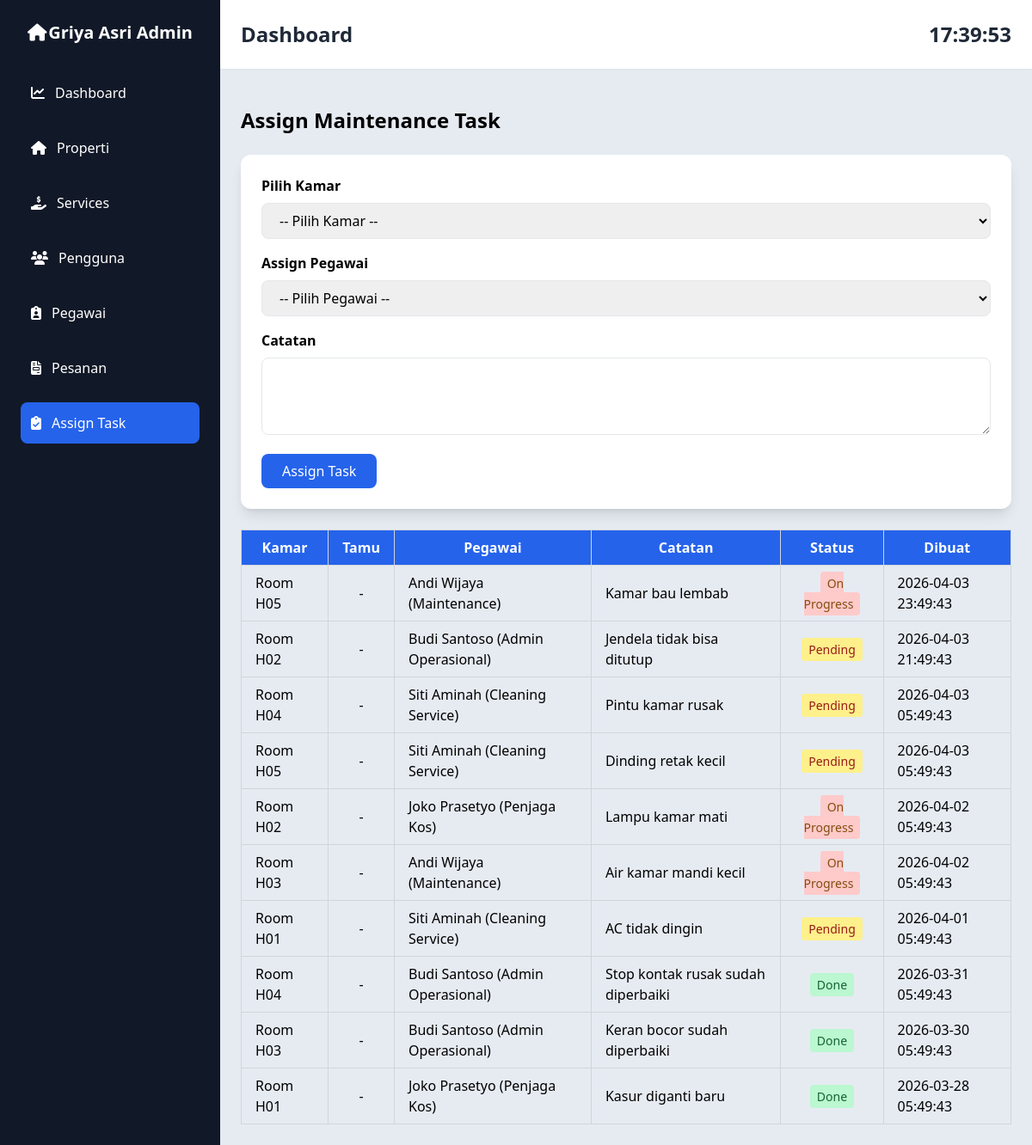
/admin/assign-task.php, run on an earlier commit of the app's database.
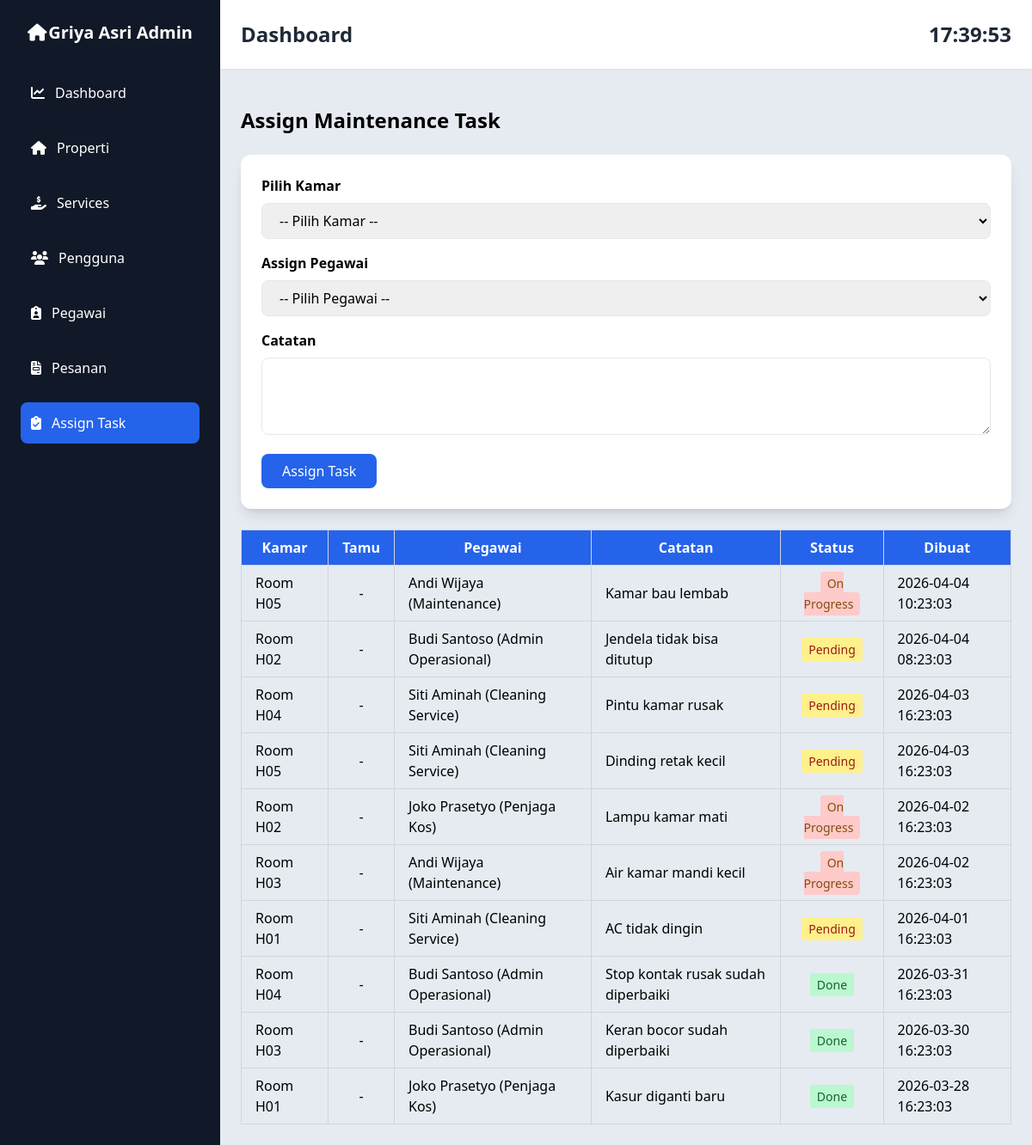
And on a later commit of the database.
### tables this page shows
CREATE TABLE `maintenance_tasks` (
  `id` bigint(20) UNSIGNED NOT NULL,
  `room_id` bigint(20) UNSIGNED NOT NULL,
  `employee_id` bigint(20) UNSIGNED NOT NULL,
  `issue` text DEFAULT NULL,
  `status` enum('pending','on_progress','done') DEFAULT 'pending',
  `assigned_at` timestamp NULL DEFAULT NULL,
  `completed_at` timestamp NULL DEFAULT NULL,
  `created_at` timestamp NULL DEFAULT NULL,
  `updated_at` timestamp NULL DEFAULT NULL
);

CREATE TABLE `rooms` (
  `id` bigint(20) UNSIGNED NOT NULL,
  `room_type_id` bigint(20) UNSIGNED NOT NULL,
  `room_number` varchar(255) NOT NULL,
  `gender_type` enum('Putra','Putri') NOT NULL,
  `price` int(11) NOT NULL,
  `rating` decimal(2,1) NOT NULL DEFAULT 0.0,
  `facilities` text NOT NULL,
  `area_size` varchar(255) NOT NULL,
  `is_electric_included` tinyint(1) NOT NULL DEFAULT 0,
  `is_water_included` tinyint(1) NOT NULL DEFAULT 1,
  `room_rules` text NOT NULL,
  `status` enum('available','occupied','maintenance') NOT NULL DEFAULT 'available',
  `created_at` timestamp NULL DEFAULT NULL,
  `updated_at` timestamp NULL DEFAULT NULL
);

CREATE TABLE `employees` (
  `id` bigint(20) UNSIGNED NOT NULL,
  `user_id` bigint(20) UNSIGNED DEFAULT NULL,
  `employee_code` varchar(50) NOT NULL,
  `full_name` varchar(255) NOT NULL,
  `position` varchar(100) NOT NULL,
  `salary` int(11) DEFAULT NULL,
  `phone` varchar(20) DEFAULT NULL,
  `address` text DEFAULT NULL,
  `hire_date` date DEFAULT NULL,
  `status` enum('active','inactive') DEFAULT 'active',
  `created_at` timestamp NULL DEFAULT NULL,
  `updated_at` timestamp NULL DEFAULT NULL
);

### admin/assign-task.php (the view, shortened to what this page needs)
<?php
include '../config/database.php';
$tasks = $conn->query("
    SELECT
        mt.*,
        r.room_number,
        e.full_name AS employee_name,
        e.position,
        u.name AS guest_name
    FROM maintenance_tasks mt
    JOIN rooms r ON mt.room_id = r.id
    JOIN employees e ON mt.employee_id = e.id
    LEFT JOIN bookings b
        ON b.room_id = r.id
        AND b.status = 'paid'
        AND CURDATE() BETWEEN b.check_in AND b.check_out
    LEFT JOIN users u ON b.user_id = u.id
    ORDER BY mt.created_at DESC
");
?>
<div class="container mt-5">
    <h1 class="text-2xl font-bold mb-6">Assign Maintenance Task</h1>
    <div class="w-full mb-6">
        <form method="POST" action="" class="bg-white shadow-lg rounded-xl p-6">
            <div class="mb-4">
                <label class="block font-semibold mb-2">Pilih Kamar</label>
                <select name="room_id" class="w-full border rounded-lg px-4 py-2" required>
                    <option disabled selected>-- Pilih Kamar --</option>
                </select>
            </div>
            <div class="mb-4">
                <label class="block font-semibold mb-2">Assign Pegawai</label>
                <select name="employee_id" class="w-full border rounded-lg px-4 py-2" required>
                    <option disabled selected>-- Pilih Pegawai --</option>
                </select>
            </div>
            <div class="mb-4">
                <label class="block font-semibold mb-2">Catatan</label>
                <textarea name="issue" class="w-full border rounded-lg px-4 py-2" rows="3"></textarea>
            </div>
            <button type="submit" class="bg-blue-600 text-white px-6 py-2 rounded-lg hover:bg-blue-700">
                Assign Task
            </button>
        </form>
    </div>
    <table class="w-full border-collapse border border-gray-300">
        <thead class="bg-blue-600 text-white">
            <tr>
                <th class="border border-gray-300 px-4 py-2 text-center">Kamar</th>
                <th class="border border-gray-300 px-4 py-2 text-center">Tamu</th>
                <th class="border border-gray-300 px-4 py-2 text-center">Pegawai</th>
                <th class="border border-gray-300 px-4 py-2 text-center">Catatan</th>
                <th class="border border-gray-300 px-4 py-2 text-center">Status</th>
                <th class="border border-gray-300 px-4 py-2 text-center">Dibuat</th>
            </tr>
        </thead>
        <tbody>
            <?php while ($task = $tasks->fetch_assoc()): ?>
                <tr class="border-t">
                    <td class="border border-gray-300 px-4 py-2">Room <?= $task['room_number'] ?></td>
                    <td class="border border-gray-300 px-4 py-2 text-center">
                        <?= $task['guest_name'] ? $task['guest_name'] : '-' ?>
                    </td>
                    <td class="border border-gray-300 px-4 py-2">
                        <?= $task['employee_name'] ?> (<?= $task['position'] ?>)
                    </td>
                    <td class="border border-gray-300 px-4 py-2"><?= $task['issue'] ?></td>
                    <td class="border border-gray-300 px-4 py-2 text-center">
                        <span class="px-2 py-1 rounded text-sm <?= $task['status'] === 'pending' ? 'bg-yellow-200 text-red-800' : ($task['status'] === 'done' ? 'bg-green-200 text-green-800' : 'bg-red-200 text-yellow-800') ?>">
                            <?= $task['status'] === 'pending' ? 'Pending' : ($task['status'] === 'done' ? 'Done' : 'On Progress') ?>
                        </span>
                    <td class="border border-gray-300 px-4 py-2"><?= $task['created_at'] ?></td>
                </tr>
            <?php endwhile; ?>
        </tbody>
    </table>
</div>
<?php
$content = ob_get_clean();
$taskactive = 'active';
include 'layouts/app.php';
?>

### admin/layouts/app.php (shortened to what this page needs)
<!DOCTYPE html>
<html lang="id">
<head>
    <script src="https://cdn.tailwindcss.com"></script>
    <link rel="stylesheet" href="https://cdnjs.cloudflare.com/ajax/libs/font-awesome/6.4.0/css/all.min.css">
</head>
<body class="bg-gray-100" onload="startTime()">
    <div class="flex h-screen">
        <div class="w-64 bg-gray-900 text-white p-6">
            <a href="index.php" class="flex justify-between mb-8 items-center mx-2">
                <i class="fas fa-home text-white text-xl"></i>
                <h1 class="text-xl font-bold">Griya Asri Admin</h1>
            </a>
            <nav class="space-y-4">
                <a href="index.php" class="<?= $indexactive ?> flex items-center space-x-3 p-3 hover:bg-gray-800 rounded-lg transition">
                    <i class="fas fa-chart-line"></i>
                    <span>Dashboard</span>
                </a>
                <a href="list-properti.php" class="<?= $propertiactive ?> flex items-center space-x-3 p-3 hover:bg-gray-800 rounded-lg transition">
                    <i class="fas fa-home"></i>
                    <span>Properti</span>
                </a>
                <a href="list-service.php" class="<?= $serviceactive ?> flex items-center space-x-3 p-3 hover:bg-gray-800 rounded-lg transition">
                    <i class="fa-solid fa-hand-holding-dollar"></i>
                    <span>Services</span>
                </a>
                <a href="list-user.php" class="<?= $useractive ?> flex items-center space-x-3 p-3 hover:bg-gray-800 rounded-lg transition">
                    <i class="fas fa-users"></i>
                    <span>Pengguna</span>
                </a>
                <a href="pegawai.php" class="<?= $pegawaiactive ?> flex items-center space-x-3 p-3 hover:bg-gray-800 rounded-lg transition">
                    <i class="fa-solid fa-clipboard-user"></i>
                    <span>Pegawai</span>
                </a>
                <a href="list-pesanan.php" class="<?= $pesananactive ?> flex items-center space-x-3 p-3 hover:bg-gray-800 rounded-lg transition">
                    <i class="fas fa-file-invoice"></i>
                    <span>Pesanan</span>
                </a>
                <a href="assign-task.php" class="<?= $taskactive ?> flex items-center space-x-3 p-3 hover:bg-gray-800 rounded-lg transition">
                    <i class="fa-solid fa-clipboard-check"></i>
                    <span>Assign Task</span>
                </a>
            </nav>
        </div>
        <div class="flex-1 flex flex-col">
            <div class="bg-white shadow p-6 flex justify-between items-center">
                <h2 class="text-2xl font-bold text-gray-800">Dashboard</h2>
                <div class="text-2xl font-bold text-gray-800" id="jam"></div>
            </div>
            <div class="flex-1 overflow-auto p-6 bg-slate-200/75">
                <?= $content ?>
            </div>
        </div>
    </div>
</body>
</html>

### admin/layouts/app.php (style rules this page uses)
.active { background-color: #2563eb; border-radius: 0.5rem; }

What changed in the data, as far as the page shows it:
changed maintenance_tasks "Kamar bau lembab": created_at "2026-04-03 23:49:43" → "2026-04-04 10:23:03"
changed maintenance_tasks "Jendela tidak bisa ditutup": created_at "2026-04-03 21:49:43" → "2026-04-04 08:23:03"
changed maintenance_tasks "Pintu kamar rusak": created_at "2026-04-03 05:49:43" → "2026-04-03 16:23:03"
changed maintenance_tasks "Dinding retak kecil": created_at "2026-04-03 05:49:43" → "2026-04-03 16:23:03"
changed maintenance_tasks "Lampu kamar mati": created_at "2026-04-02 05:49:43" → "2026-04-02 16:23:03"
changed maintenance_tasks "Air kamar mandi kecil": created_at "2026-04-02 05:49:43" → "2026-04-02 16:23:03"
changed maintenance_tasks "AC tidak dingin": created_at "2026-04-01 05:49:43" → "2026-04-01 16:23:03"
changed maintenance_tasks "Stop kontak rusak sudah diperbaiki": created_at "2026-03-31 05:49:43" → "2026-03-31 16:23:03"
changed maintenance_tasks "Keran bocor sudah diperbaiki": created_at "2026-03-30 05:49:43" → "2026-03-30 16:23:03"
changed maintenance_tasks "Kasur diganti baru": created_at "2026-03-28 05:49:43" → "2026-03-28 16:23:03"
